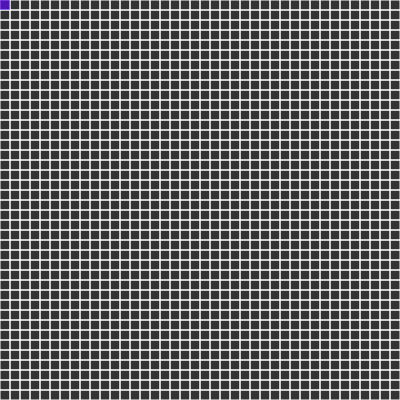
Frame 1 (no input)
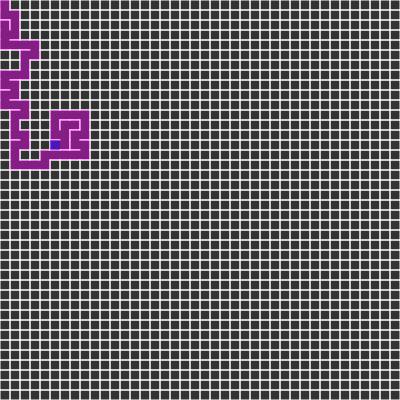
Frame 60 (no input)
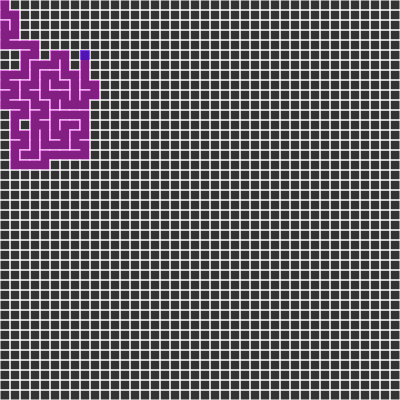
Frame 120 (the mouse pressed at the canvas centre since frame 60)

The p5.js sketch that drew these frames (run headless with seeded random() and noise() and a simulated clock; from frame 60 on, the mouse is pressed at the canvas centre):

// p5.js sketch
// ── sketch.js
var d;
var gridSize=40;
var grid = [];
var stack = [];
var current;

function setup() {
    createCanvas(400, 400);
    frameRate(80);

    d = floor(width / gridSize);

    for (var i = 0; i < gridSize; i++) {
        for (var j = 0; j < gridSize; j++) {
            var point = new Point(i, j);
            grid.push(point);
        }
    }
    current = grid[0];
    current.visited = true;
}

function draw() {
    background(51);
    
    for (var i=0; i < grid.length; i++) {
        grid[i].show();
    }
    current.highlight();
    //Step 1
    var next = current.checkNeighbours();
    if (next) {
        next.visited = true;
        //Step 2
        stack.push(current);
        //Step 3
        removeWalls(current, next);
        //Step 4
        current = next;
    }
    else if (stack.length > 0) {
        current = stack.pop();
    }
}
// ── Point.js
function Point(x, y) {
    this.x = x;
    this.y = y;

    //top, right, bottom, left
    this.walls = [1, 1, 1, 1];

    this.visited = false;

    this.neighbours = [];
}
Point.prototype.highlight = function () {
    noStroke();
    fill(0, 0, 255, 100);
    rect(this.x*d, this.y*d, d, d);
}
Point.prototype.show=function() {
    var x = this.x * d;
    var y = this.y * d;

    stroke(255);

    if (this.walls[0]) {//top
        line(x    , y    , x + d, y    );
    }
    if (this.walls[1]) {//right
        line(x + d, y    , x + d, y + d);
    }
    if (this.walls[2]) {//bottom
        line(x + d, y + d, x    , y + d);
    }
    if (this.walls[3]) {//left
        line(x    , y + d, x    , y    );
    }

    if (this.visited) {

        noStroke();
        fill(255, 0, 255,100);
        rect(x, y, d, d);
    }
}

function index(i, j) {
    if (i < 0 || j < 0 || j > gridSize - 1 || i > gridSize - 1) {
        return -1;
    }
    return (j + i * gridSize);
}

Point.prototype.checkNeighbours = function () {
    var i = this.x;
    var j = this.y;
    var neighbours = [];

    var top    = grid[index(i, j - 1)];
    var right  = grid[index(i + 1, j)];
    var bottom = grid[index(i, j + 1)];
    var left   = grid[index(i - 1, j)];

    if (top && !top.visited) {
        neighbours.push(top);
    }
    if (right && !right.visited) {
        neighbours.push(right);
    }
    if (bottom && !bottom.visited) {
        neighbours.push(bottom);
    }
    if (left && !left.visited) {
        neighbours.push(left);
    }

    this.neighbours = neighbours;

    if (neighbours.length > 0) {
        var r = floor(random(0, neighbours.length));
        return neighbours[r];
    }
    else {
        return undefined;
    }
}
function removeWalls(a, b) {
    var x = a.x - b.x;
    var y = a.y - b.y;

    if (x === 1) {
        a.walls[3] = false;
        b.walls[1] = false;
    }
    else if (x === -1) {
        a.walls[1] = false;
        b.walls[3] = false;
    }
    if (y === 1) {
        a.walls[0] = false;
        b.walls[2] = false;
    }
    else if (y === -1) {
        a.walls[2] = false;
        b.walls[0] = false;
    }
}
